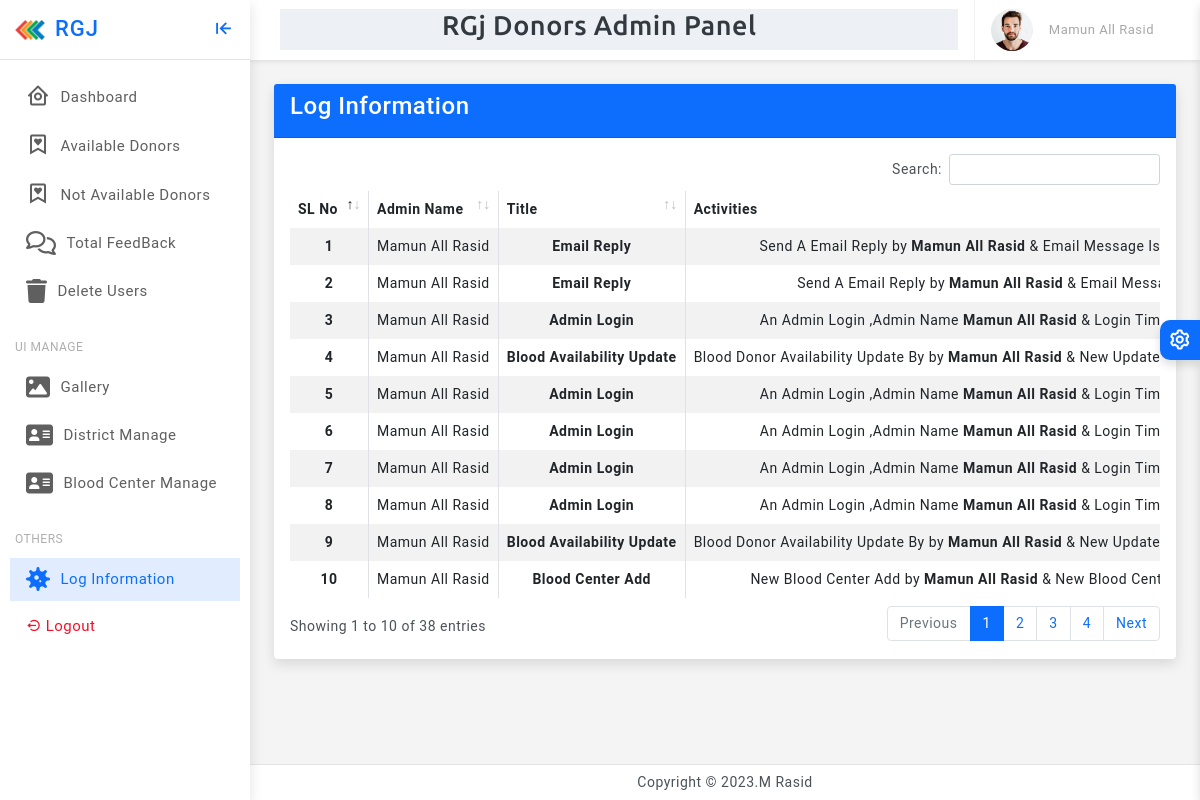
Screenshot of /admin/dashboard/log_manage.php (signed in) with the database file from the repository.
### tables this page shows
CREATE TABLE `log_info` (
  `id` int(11) NOT NULL,
  `admin_id` int(100) NOT NULL,
  `admin_name` varchar(30) NOT NULL,
  `title` varchar(100) NOT NULL,
  `activities` varchar(300) NOT NULL,
  `date` date NOT NULL,
  `time` time NOT NULL
);

### OOP_CLASS/class/common_class.php (called while the page is built, shortened)
<?php
class Main_Class extends UserInfo
{
	var $conn;
	public function __construct()
   {
    $this->conn= new mysqli(HOST,USERNAME,PASSWORD,DATABASE);
  }
    public function insert($data){
       return $this->conn->query($data);
    }
}
?>

### admin/dashboard/log_manage.php (the view, shortened to what this page needs)
<?php
 include("Header.php");
 include("Sidebar.php");
 ?>
 <div class="page-wrapper">
                <div class="page-content">
                    <div class="row">
                        <div class="col-md-12">
                            <div class="card">
                                <div class="card-header bg-primary">
                                     <h4 class="text-white">Log Information</h4>
                                </div>
                                <div class="card-body">
                               <div class="table-responsive">
                                <table id="example" class="table table-striped table-bordered" style="width:100%">
                                   <thead>
                                    <tr>
                                      <th scope="col">SL No</th>
                                      <th scope="col">Admin Name</th>
                                      <th scope="col">Title</th>
                                      <th scope="col">Activities</th>
                                    </tr>
                                  </thead>
                                  <tbody class="text-center">
                                    <?php
                                        $sql="SELECT * FROM `log_info` ORDER BY `id` DESC";
                                        $Result=$server->insert($sql);
                                         $i=1;
                                        foreach($Result As $data)
                                          {
                                        ?>
                                      <tr>
                                      <th scope="row"><?php echo $i++; ?></th>
                                      <td><?php echo $data['admin_name']; ?></td>
                                      <td><b><?php echo $data['title']; ?></b></td>
                                      <td><?php echo $data['activities']; ?></td>
                                    </tr>
                                    <?php
                                     }
                                    ?>
                                  </tbody>
                                </table>
                                </div>
                               </div>
                        </div>
                    </div>
                </div>
            </div>
        </div>
<?php
    include("Footer.php");
?>

### Assets/Admin/assets/css/app.css (style rules this page uses)
body { font-size: 14px; color: #4c5258; letter-spacing: .5px; overflow-x:hidden; background-color: #f4f4f4; font-family: Roboto, sans-serif }
.page-wrapper { height: 100%; margin-top: 60px; margin-bottom: 30px; margin-left: 250px }
.page-content { padding: 1.5rem }

### rows the page displays
log_info: admin_name "Mamun All Rasid", title "Email Reply", activities "Send A Email Reply by Mamun All Rasid & Email Message Is…"
log_info: admin_name "Mamun All Rasid", title "Email Reply", activities "Send A Email Reply by Mamun All Rasid & Email…"
log_info: admin_name "Mamun All Rasid", title "Admin Login", activities "An Admin Login ,Admin Name Mamun All Rasid & Login…"
log_info: admin_name "Mamun All Rasid", title "Blood Availability Update", activities "Blood Donor Availability Update By by Mamun All Rasid & New Update…"
log_info: admin_name "Mamun All Rasid", title "Admin Login", activities "An Admin Login ,Admin Name Mamun All Rasid & Login…"
log_info: admin_name "Mamun All Rasid", title "Admin Login", activities "An Admin Login ,Admin Name Mamun All Rasid & Login…"
log_info: admin_name "Mamun All Rasid", title "Admin Login", activities "An Admin Login ,Admin Name Mamun All Rasid & Login…"
log_info: admin_name "Mamun All Rasid", title "Admin Login", activities "An Admin Login ,Admin Name Mamun All Rasid & Login…"
log_info: admin_name "Mamun All Rasid", title "Blood Availability Update", activities "Blood Donor Availability Update By by Mamun All Rasid & New Update…"
log_info: admin_name "Mamun All Rasid", title "Blood Center Add", activities "New Blood Center Add by Mamun All Rasid & New Blood…"

### other values shown
$Admin_Name "Mamun All Rasid"
